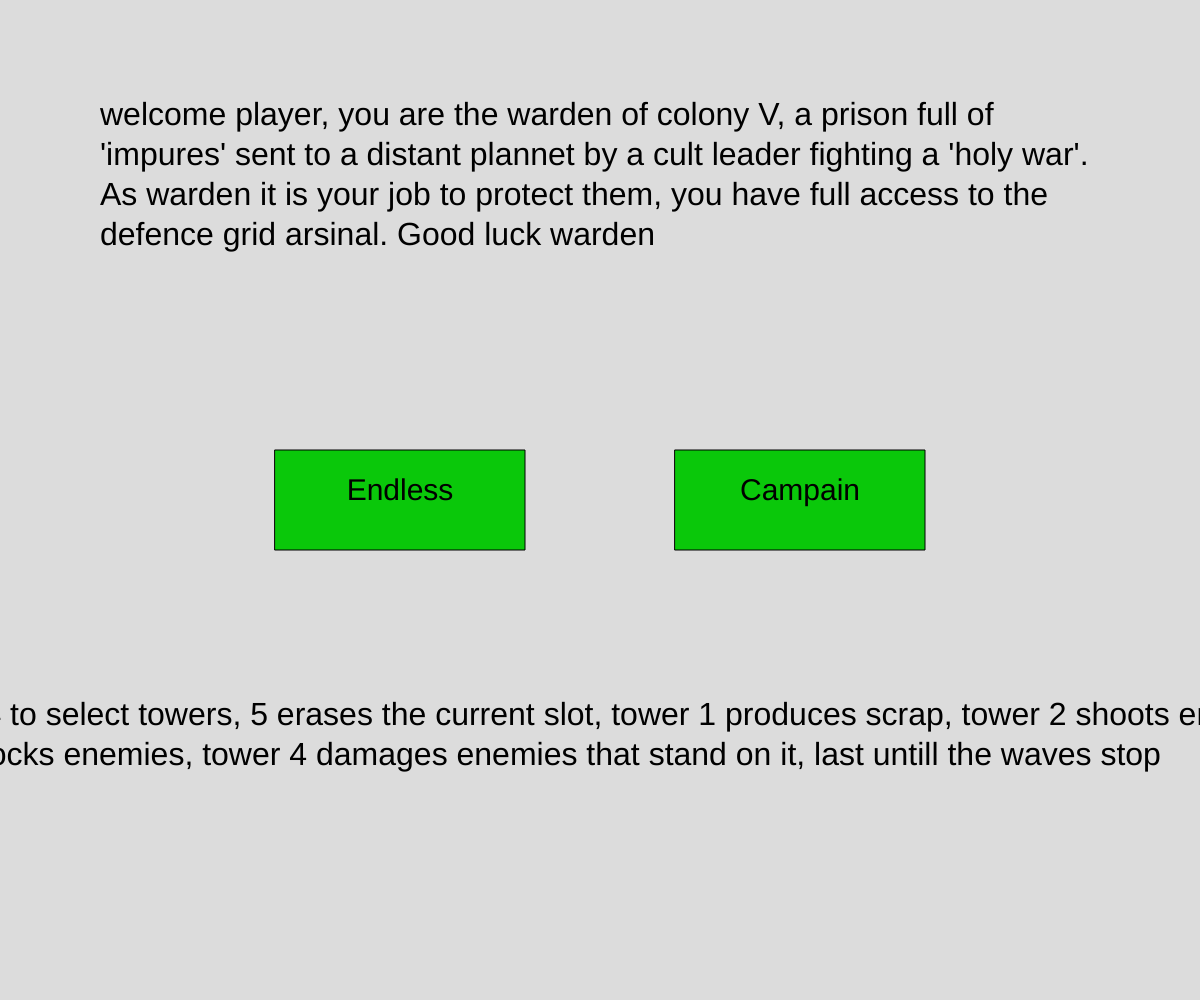
Frame 1 (no input)
Frame 60 (no input): identical to frame 1, image omitted
Frame 120 (the mouse pressed at the canvas centre since frame 60): identical to frame 1, image omitted

The p5.js sketch that drew this single still picture (run headless with seeded random() and noise() and a simulated clock; from frame 60 on, the mouse is pressed at the canvas centre):

// p5.js sketch
// ── sketch.js
// Warden of Colony V
// Andrew Bertrand
// 4/5/2019

class Enemy{
  constructor(x, aList, aColour, aSpeed, aHealth) {
    this.x = x;
    this.y = aList;
    if(this.y === 0){
      this.row = enemyList1;
    }
    else if(this.y === 1){
      this.row = enemyList2;
    }
    else if(this.y === 2){
      this.row = enemyList3;
    }
    else if(this.y === 3){
      this.row = enemyList4;
    }
    else if(this.y === 4){
      this.row = enemyList5;
    }
    this.color = aColour;
    this.speed = aSpeed; 
    this.health = aHealth;
  }
  display(){
    fill(this.color);
    ellipse(this.x, this.y*100 + 300, 40, 40);
  }
  move() {
    this.x -= this.speed;
  }

  attack(){

  }

  damage(number) {
    this.health -= number;
    if(this.health <= 0){
      this.list.shift[0];
    }
  }
}

class Structure {
  constructor(aType, x, y, aList){
    this.type = aType;
    this.x = x;
    this.row = y;
    this.buffer = 500;
    this.buffer = 250;
    this.list = aList;
  }

  show(){
    if (this.type === 1){
      fill(50);
      rect(this.x*100, this.row*100, 50, 50);
    }
    if (this.type === 2){
      fill(255, 0, 0);
      rect(this.x*100, this.row*100, 75, 25);
    }
    if (this.type === 3){
      fill(0, 150, 150);
      rect(this.x*100, this.row*100, 25, 75);
    }
    if (this.type === 4){
      fill(150, 150, 0);
      rect(this.x*100, this.row*100, 80, 80);
    }
  }
  work(){
    if(this.buffer >= 0){
      this.buffer--;
    }
    else{
      if(this.type === 1){
        this.buffer = 500;
        this.buffer = 250;
        scrap += 10;
      }
      if(this.type === 2){
        this.buffer = 250;
        if(this.list !== 0){
          bulletList.push(new Bullet(this.list, this.x));
        }
      }
    }
  }
}

class Bullet{
  constructor(aList, aX){
    this.list = aList;
    this.X = aX;
    this.speed = 5;
  }
  move(){
    this.X += this.speed;
    for(let i = 0; i < this.list.length; i++){
      if(this.X > this.list[i].X){
        this.list[i].damage(2);
      }
    }
  }
  display(){
    fill(150);
    ellipse(this.X, this.list*100, 25, 25);
  }
}

// makes the grid
let grid = [];
let lane1 = [];
let lane2 = [];
// location of the cursor
let cursorX = 0, cursorY = 0;
// list of deployables on the grid
let defenceGrid =[];
let defenceLane1 = [];
let defenceLane2 = [];
let defenceLane3 = [];
let defenceLane4 = [];
let defenceLane5 = [];
let selectedTower = 1;
let price, scrap;
let pusher;
// list of enemies on the grid
let enemyGrid = [];
let enemyList1 = [];
let enemyList2 = [];
let enemyList3 = [];
let enemyList4 = [];
let enemyList5 = [];
let enemyWave = [];
let bulletList = [];
let timer = 0;
let buffer = 200;
let waveBuffer = 200;
let anotherBuffer;
let selected;
// controls the rest of the game, and menu system
let menu = "start";
let level, wave;
let type;
let buttonX1, buttonX2, buttonY1, buttonY2;

function setup() {
  createCanvas(windowWidth, windowHeight);
  anotherBuffer = random(200, 500);
  anotherBuffer = random(300, 500);
  defenceLane1 = [0, 0, 0, 0, 0, 0, 0, 0, 0, 0];
  defenceLane2 = [0, 0, 0, 0, 0, 0, 0, 0, 0, 0];
  defenceLane3 = [0, 0, 0, 0, 0, 0, 0, 0, 0, 0];
  defenceLane4 = [0, 0, 0, 0, 0, 0, 0, 0, 0, 0];
  defenceLane5 = [0, 0, 0, 0, 0, 0, 0, 0, 0, 0];
  defenceGrid = [defenceLane1, defenceLane2, defenceLane3, defenceLane4, defenceLane5];
  enemyGrid = [enemyList1, enemyList2, enemyList3, enemyList4, enemyList5];
  buttonX1 = windowWidth/1.5;
  buttonX2 = windowWidth/3;
  buttonY1 = windowHeight/2;
  buttonY2 = windowHeight/2; 
  for(let i = random(19, 30); i > 0; i--){
    enemyWave.push(floor(random(1, 4)));
  }
}
function draw() {
  background(220);
  displayMenu();
  checkMenu();
  cursorX = round(mouseX/100);
  cursorY = round(mouseY/100);
  if (selectedTower === 1){
    price = 20;
  }
  else if (selectedTower === 2){
    price = 50;
  }
  else if (selectedTower === 3){
    price = 40;
  }
  else if (selectedTower === 4){
    price = 40;
  }
  else if (selectedTower === 0){
    price = 0;
  }
}
function checkMenu(){
  if (mouseIsPressed && menu === "start" && mouseX >= buttonX1 - 125 && mouseX <= buttonX1 + 125 && mouseY >= buttonY1 - 50 && mouseY <= buttonY1 + 50){
    menu = "game";
    type = "campain";
    scrap = 30;
  }
  else if (mouseIsPressed && menu === "start" && mouseX >= buttonX2 - 125 && mouseX <= buttonX2 + 125 && mouseY >= buttonY2 - 50 && mouseY <= buttonY2 + 50){
    menu = "game";
    type = "endless";
    scrap = 50;
  }
}
function displayMenu(){
  if (menu === "start"){
    textSize(30);
    fill(10, 200, 10);
    rectMode(CENTER);
    rect(buttonX1, buttonY1, 250, 100);
    rect(buttonX2, buttonY2, 250, 100);
    fill(0);
    textAlign(CENTER);
    text("Campain", buttonX1, buttonY1);
    text("Endless", buttonX2, buttonY2);
    textAlign(LEFT);
    textSize(32);
    text("welcome player, you are the warden of colony V, a prison full of 'impures' sent to a distant plannet by a cult leader fighting a 'holy war'. As warden it is your job to protect them, you have full access to the defence grid arsinal. Good luck warden", windowWidth/2, 200, 1000, 200);
    text("press 1 - 4 to select towers, 5 erases the current slot, tower 1 produces scrap, tower 2 shoots enemies, tower 3 blocks enemies, tower 4 damages enemies that stand on it, last untill the waves stop", windowWidth/2, 800, 1500, 200);
  }
  if (menu === "game"){
    lane1 = [1, 0, 1, 0, 1, 0, 1, 0, 1, 0];
    lane2 = [0, 1, 0, 1, 0, 1, 0, 1, 0, 1];
    grid = [lane1, lane2, lane1, lane2, lane1];
    fill(50, 100, 50);
    rect(windowWidth/2, windowHeight/2, windowWidth, windowHeight);
    fill(100, 100, 100);
    rect(850, 0, 1000, 500);
    textAlign(CENTER);
    fill(0);
    text("Scrap " + scrap, 200 , 100);
    text("Price " + price, 200 , 150);
    if (selectedTower === 1){
      fill(50);
      rect(200, 250 , 50, 50);
    }
    if (selectedTower === 2){
      fill(255, 0, 0);
      rect(200, 250, 75, 25);
    }
    if (selectedTower === 3){
      fill(0, 150, 150);
      rect(200, 250, 25, 75);
    }
    if (selectedTower === 4){
      fill(150, 150, 0);
      rect(200, 250, 80, 80);
    }
    for(let i = 0; i < enemyList1.length; i++){
      enemyList1[i].move();
      enemyList1[i].display();
    }
    if(bulletList.length !== 0){
      for(let i = 0; i < bulletList.length; i++){
        bulletList[i].move();
        bulletList[i].display();
      }
    }
    // displayes Grid
    for (let i = 0; i < grid.length; i++){
      for (let j = 0; j < lane1.length; j++){
        if (grid[i][j] === 0){
          fill(200, 0, 150);
        }
        if (grid[i][j] === 1){
          fill(150, 0, 200);
        }
        rect(j*100 + 400, i*100 + 300, 100, 100);
      }
    }
    fill(255, 255, 0);
    if (mouseX > 350 && mouseX < 1350 && mouseY > 250 && mouseY < 750){
      rect(cursorX*100-45, cursorY*100-45, 10, 10);
      rect(cursorX*100+45, cursorY*100-45, 10, 10);
      rect(cursorX*100+45, cursorY*100+45, 10, 10);
      rect(cursorX*100-45, cursorY*100+45, 10, 10);
    } 
    enemyController();
    for (let j = 0; j < defenceGrid.length; j++){
      for (let i = 0; i < defenceLane1.length; i++){
        if (defenceGrid[j][i] !== 0){
          defenceGrid[j][i].show();
          defenceGrid[j][i].work();
        }
      }
    }
  }
}
function refresh(){
  for (let i = 0; i < defenceGrid.length; i++){
    for (let j = 0; j < defenceLane1.length; j++){
      if(defenceGrid[i][j] === 1){
        scrap += 5;
      }
    }
  }
  scrap += 10;
}
function enemyController(){
  if (waveBuffer >= 0){
    waveBuffer--;
  }
  else{
    for(let i = 0; i < enemyList1.length; i++){
      enemyList1[i].move();
      enemyList1[i].display();
    }
    for(let i = 0; i < enemyList2.length; i++){
      enemyList2[i].move();
      enemyList2[i].display();
    }
    for(let i = 0; i < enemyList3.length; i++){
      enemyList3[i].move();
      enemyList3[i].display();
    }
    for(let i = 0; i < enemyList4.length; i++){
      enemyList4[i].move();
      enemyList4[i].display();
    }
    for(let i = 0; i < enemyList5.length; i++){
      enemyList5[i].move();
      enemyList5[i].display();
    }
    anotherBuffer--;
    if (anotherBuffer <= 0){
      pusher = floor(random(0, 5));
      selected = enemyWave.shift();
      if (selected === 1){
        enemyGrid[pusher].push(new Enemy(1500, pusher, "red", 0.5, 5));
      }
      if (selected === 2){
        enemyGrid[pusher].push(new Enemy(1500, pusher, "blue", 1, 3));
      }
      if (selected === 3){
        enemyGrid[pusher].push(new Enemy(1500, pusher, "grey", 0.25, 10));
      }
      anotherBuffer = random(100, 300);
    }
  }
}

function mousePressed(){
  if (mouseX > 350 && mouseX < 1350 && mouseY > 250 && mouseY < 750 &&  menu === "game" && scrap >= price && (defenceGrid[cursorY-3][cursorX-4] === 0 || selectedTower === 0)){
    defenceGrid[cursorY-3][cursorX-4] =  new Structure(selectedTower, cursorX, cursorY, enemyGrid[cursorY-4]);
    if (selectedTower !== 5){
      scrap = scrap - price;
    }
  } 
}
function keyPressed(){
  if (key === "1"){
    selectedTower = 1;
  }
  if (key === "2"){
    selectedTower = 2;
  }
  if (key === "3"){
    selectedTower = 3;
  }
  if (key === "4"){
    selectedTower = 4;
  }
  if (key === "5"){
    selectedTower = 0;
  }
}
